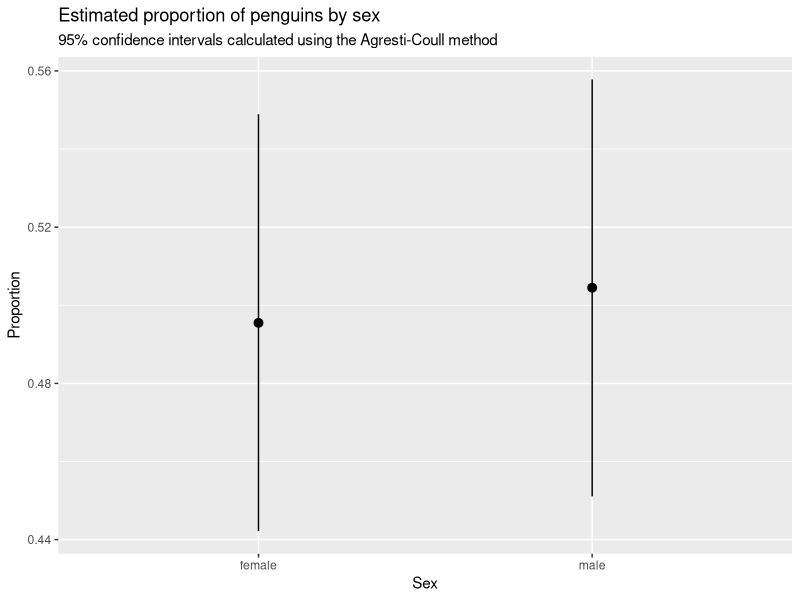

R code for this plot:
## ---- chunk 1

# Load packages ----

library(tidyverse)        # <1>
library(palmerpenguins)   # <2>


# Import and clean dataset ----

penguins_clean <- # <3>
  penguins |>  # <4>
  filter(!is.na(sex)) # <5>


# Analysis ----

penguins_summary <- 
  penguins_clean |>
  summarize(
    n_sex = n(),
    .by = sex
  ) |> 
  mutate(
    n_total = sum(n_sex),
    p_hat = n_sex / n_total,
    se = sqrt(p_hat * (1 - p_hat) / n_total),
    p_prime = (n_sex + 2) / (n_total + 4),
    ci_lower = p_prime - 1.96 * sqrt(p_prime * (1 - p_prime) / (n_total + 4)),
    ci_upper = p_prime + 1.96 * sqrt(p_prime * (1 - p_prime) / (n_total + 4))
  ) |> 
  print()


# Graph estimates and CIs ----

ggplot(penguins_summary) +
  geom_pointrange(aes(x = sex, y = p_hat, ymin = ci_lower, ymax = ci_upper)) +
  labs(
    x = "Sex",
    y = "Proportion",
    title = "Estimated proportion of penguins by sex",
    subtitle = "95% confidence intervals calculated using the Agresti-Coull method"
  )


# Hypothesis test ----

n_female <- 
  penguins_summary |> 
  filter(sex == "female") |> 
  pull(n_sex)

n_total <-
  penguins_summary |> 
  filter(sex == "female") |> 
  pull(n_total)

prop.test(x = n_female, n = n_total, p = 0.5, correct = FALSE)
